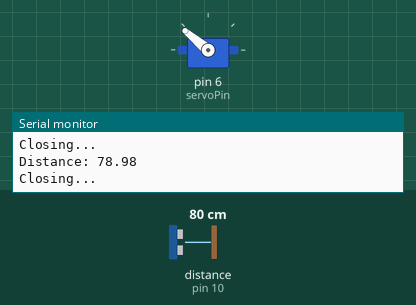
A sketch run on a simulated Arduino Uno, built with avr-gcc and run on an emulated ATmega328P. Parts: servo, the last lines printed to the serial monitor. Wiring (inferred from the names in the program): ultrasonic range finder: trigger pin 9; echo pin 10. The inputs (shaded band) are chosen by the test bench; at power-on: distance to the obstacle (sensor on pin 10) 80 cm. The echo pulse lasts 58.3 µs per cm.

Above: at 1.2 s.
1.3 s: distance to the obstacle (sensor on pin 10) set to 35 cm
2.8 s: distance to the obstacle (sensor on pin 10) set to 27 cm
At 4.8 s:
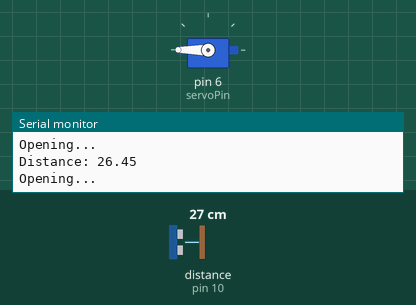
Timing chart, 0 to 6.3 s (numbered marks = the images above; inputs shaded):
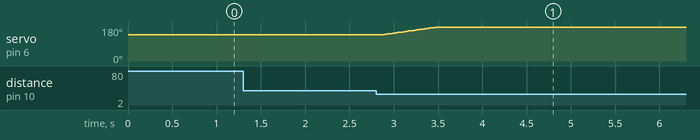

Measured:
- the behaviour switches between 31 and 30 cm on distance to the obstacle (sensor on pin 10) (found by bisection; images 0 and 1)
- after the input at 2.8 s, servo on pin 6 (servoPin): moves from 140° to 180° over 0.60 s, starting after 0.10 s

The sketch:

AI_Lab_Project.ino.ino
```cpp
#include <Servo.h>

const int trigPin = 9;
const int echoPin = 10;
const int servoPin = 6;

Servo myServo;

long duration;
float distance;

int currentPos = 140;   // Start position (closed)

void setup() {
  pinMode(trigPin, OUTPUT);
  pinMode(echoPin, INPUT);

  myServo.attach(servoPin);
  myServo.write(currentPos);

  Serial.begin(9600);
}

void loop() {

  // Send ultrasonic pulse
  digitalWrite(trigPin, LOW);
  delayMicroseconds(2);

  digitalWrite(trigPin, HIGH);
  delayMicroseconds(10);
  digitalWrite(trigPin, LOW);

  // Measure echo
  duration = pulseIn(echoPin, HIGH);

  distance = duration * 0.034 / 2;

  Serial.print("Distance: ");
  Serial.println(distance);

  // OPEN GATE
  if (distance < 30) {
    Serial.println("Opening...");

    for (int pos = currentPos; pos <= 180; pos++) {
      myServo.write(pos);
      delay(15);
    }
    currentPos = 180;
  }

  // CLOSE GATE
  else {
    Serial.println("Closing...");

    for (int pos = currentPos; pos >= 140; pos--) {
      myServo.write(pos);
      delay(15);
    }
    currentPos = 140;
  }

  delay(300);
}
```
